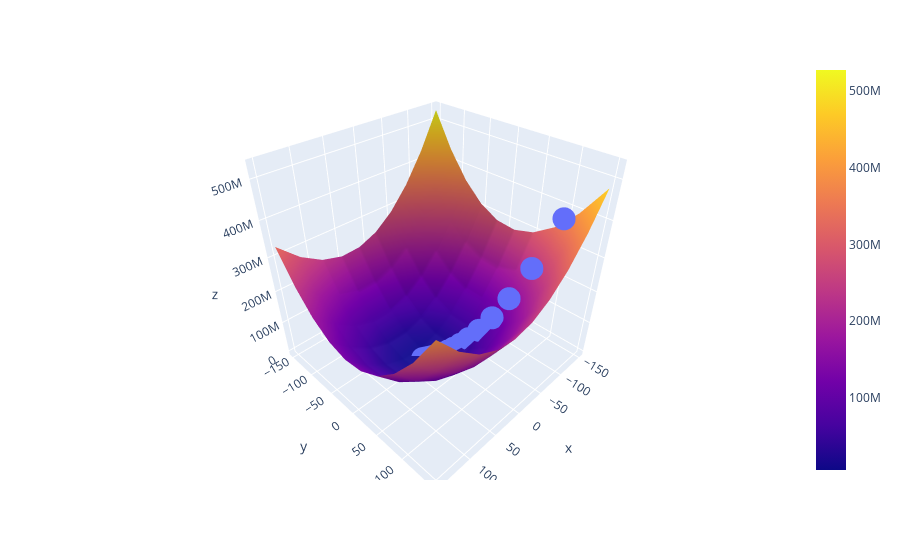

Notebook source saved alongside this figure:
### Code cell
import plotly.express as px

fig = px.scatter_3d(x=np.array(all_m).ravel(), y=np.array(all_b).ravel(), z=np.array(all_cost).ravel()*100)

fig.add_trace(go.Surface(x = m_arr, y = b_arr, z =z_arr*100 ))

fig.show()
